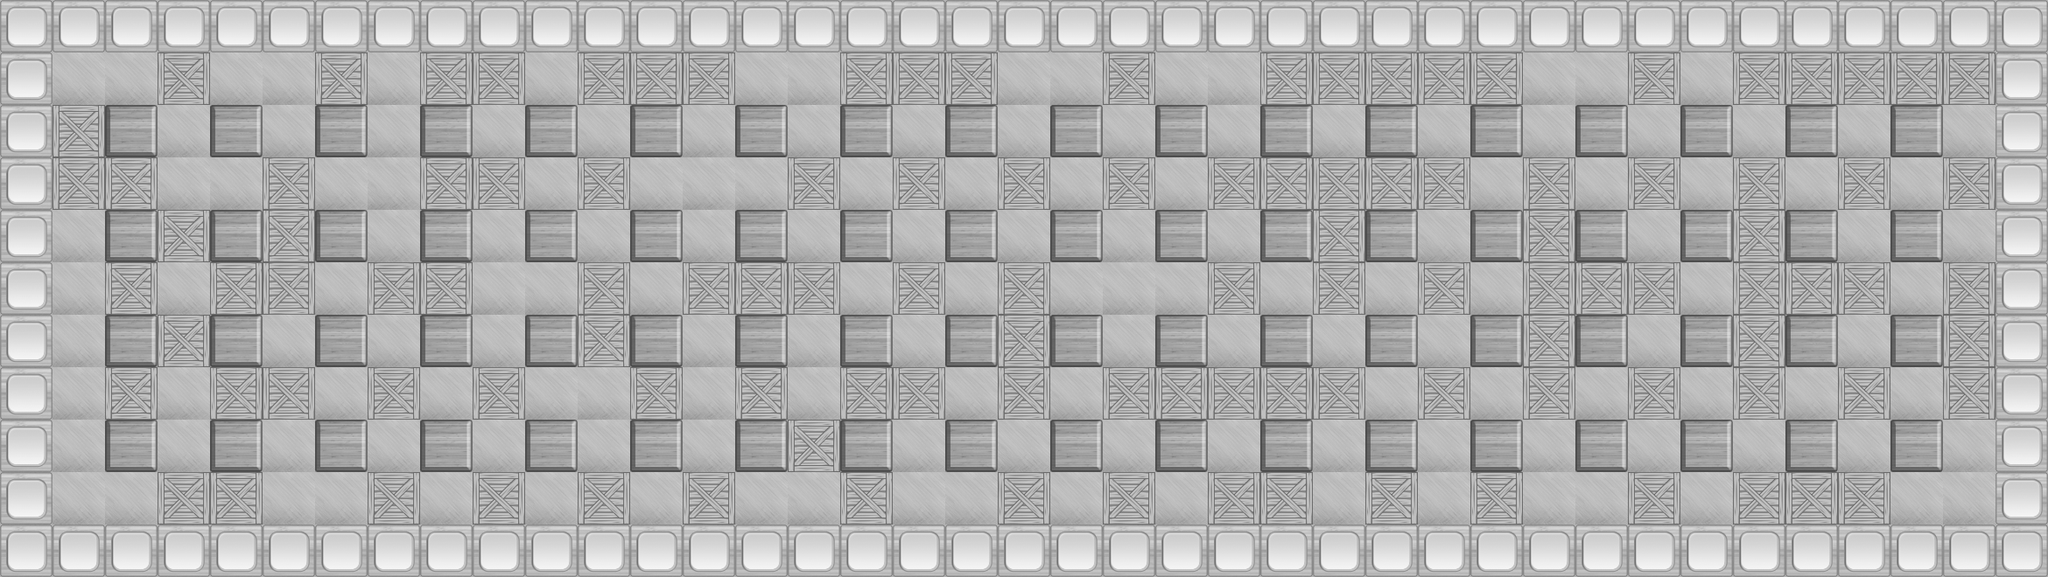

A level layout from a 2D game, rendered from its tile map. Below: a short description, then the map file with tile-grid data replaced by summaries:
An orthogonal 39x11 tile map with 60x60 px tiles, 4 tile layers (BG, NonDestructive, Foreground, Meta), 5 tilesets and 18 objects (11x enemy, 6x fast, player).

<map version="1.0" orientation="orthogonal" width="39" height="11" tilewidth="60" tileheight="60">
 <tileset firstgid="1" name="color" tilewidth="60" tileheight="60">
  <image source="color.png" width="240" height="60" />
  <tile id="1">
   <properties>
    <property name="Blastable" value="False" />
    <property name="Collidable" value="True" />
   </properties>
  </tile>
  <tile id="2">
   <properties>
    <property name="Blastable" value="True" />
    <property name="Collidable" value="True" />
   </properties>
  </tile>
 </tileset>
 <tileset firstgid="5" name="map1" tilewidth="60" tileheight="60">
  <image source="map1.png" width="420" height="420" />
 </tileset>
 <tileset firstgid="54" name="map2" tilewidth="60" tileheight="60">
  <image source="map2.png" width="420" height="420" />
 </tileset>
 <tileset firstgid="103" name="map3" tilewidth="60" tileheight="60">
  <image source="map3.png" width="420" height="420" />
 </tileset>
 <tileset firstgid="152" name="map4" tilewidth="60" tileheight="60">
  <image source="map4.png" width="420" height="420" />
 </tileset>
 <layer name="BG" width="39" height="11">
  <data>[429 cells, 429 non-empty, 1 distinct tile ids]</data>
 </layer>
 <layer name="NonDestructive" width="39" height="11">
  <data>[429 cells, 168 non-empty, 2 distinct tile ids]</data>
 </layer>
 <layer name="Foreground" width="39" height="11">
  <data>[429 cells, 114 non-empty, 2 distinct tile ids]</data>
 </layer>
 <layer name="Meta" width="39" height="11">
  <data>[429 cells, 282 non-empty, 2 distinct tile ids]</data>
 </layer>
 <objectgroup name="Objects" width="39" height="11">
  <object name="StartPoint" type="player" x="89" y="331" />
  <object name="enemy" x="929" y="393" />
  <object name="fast" x="809" y="208" />
  <object name="enemy" x="329" y="93" />
  <object name="enemy" x="1291" y="332" />
  <object name="enemy" x="569" y="330" />
  <object name="fast" x="2127" y="388" />
  <object name="enemy" x="693" y="275" />
  <object name="fast" x="1774" y="574" />
  <object name="enemy" x="1707" y="450" />
  <object name="enemy" x="809" y="270" />
  <object name="enemy" x="334" y="571" />
  <object name="fast" x="1053" y="569" />
  <object name="fast" x="1170" y="275" />
  <object name="enemy" x="1410" y="90" />
  <object name="fast" x="2246" y="567" />
  <object name="enemy" x="447" y="210" />
  <object name="enemy" x="687" y="452" />
 </objectgroup>
</map>
